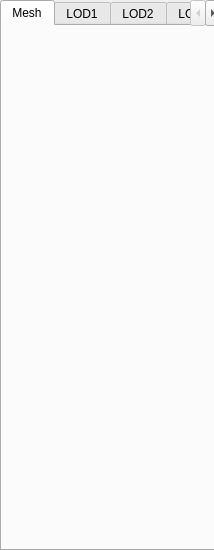
<?xml version="1.0" encoding="UTF-8"?>
<ui version="4.0">
 <class>gaphicWidget</class>
 <widget class="QWidget" name="gaphicWidget">
  <property name="geometry">
   <rect>
    <x>0</x>
    <y>0</y>
    <width>214</width>
    <height>550</height>
   </rect>
  </property>
  <property name="windowTitle">
   <string>Form</string>
  </property>
  <widget class="QTabWidget" name="tabWidget">
   <property name="geometry">
    <rect>
     <x>0</x>
     <y>0</y>
     <width>221</width>
     <height>551</height>
    </rect>
   </property>
   <property name="currentIndex">
    <number>0</number>
   </property>
   <widget class="QWidget" name="mesh">
    <attribute name="title">
     <string>Mesh</string>
    </attribute>
    <widget class="graphicTab" name="widget" native="true">
     <property name="geometry">
      <rect>
       <x>10</x>
       <y>10</y>
       <width>120</width>
       <height>80</height>
      </rect>
     </property>
    </widget>
   </widget>
   <widget class="QWidget" name="lod1">
    <attribute name="title">
     <string>LOD1</string>
    </attribute>
   </widget>
   <widget class="QWidget" name="lod2">
    <attribute name="title">
     <string>LOD2</string>
    </attribute>
   </widget>
   <widget class="QWidget" name="lod3">
    <attribute name="title">
     <string>LOD3</string>
    </attribute>
   </widget>
   <widget class="QWidget" name="lod4">
    <attribute name="title">
     <string>LOD4</string>
    </attribute>
   </widget>
  </widget>
 </widget>
 <customwidgets>
  <customwidget>
   <class>graphicTab</class>
   <extends>QWidget</extends>
   <header location="global">GUI/tabs/graphictab.h</header>
   <container>1</container>
  </customwidget>
 </customwidgets>
 <resources/>
 <connections/>
</ui>
